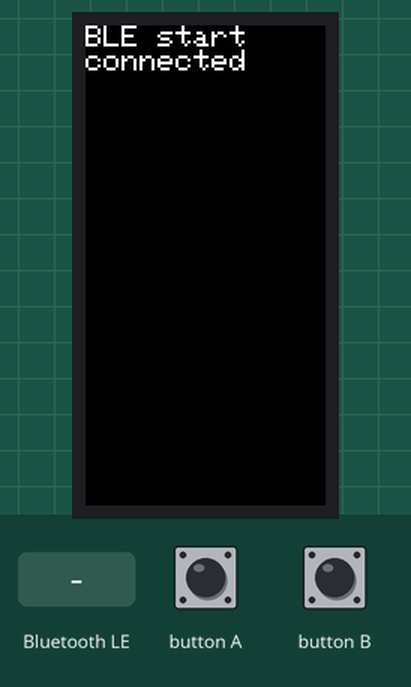
This sketch was run on a simulated ESP32. Shown: 80×160 colour display. The inputs (shaded band) are chosen by the test bench. Nothing arrives over Bluetooth unless stated; a phone connects over Bluetooth LE 3 s after start.

Above: at 3.7 s.
3.8 s: button A pressed for 0.15 s
At 4.7 s:
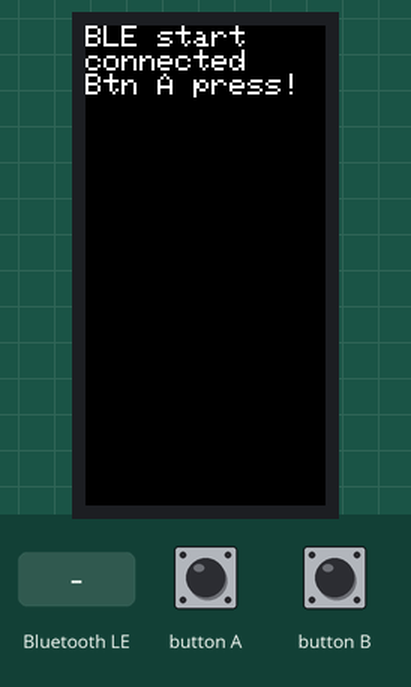
5.4 s: button B pressed for 0.15 s
At 5.9 s:
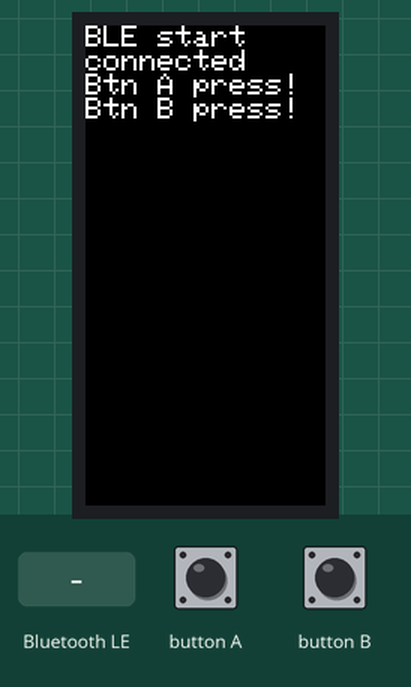
7.0 s: Bluetooth LE write "1" received
At 8.2 s:
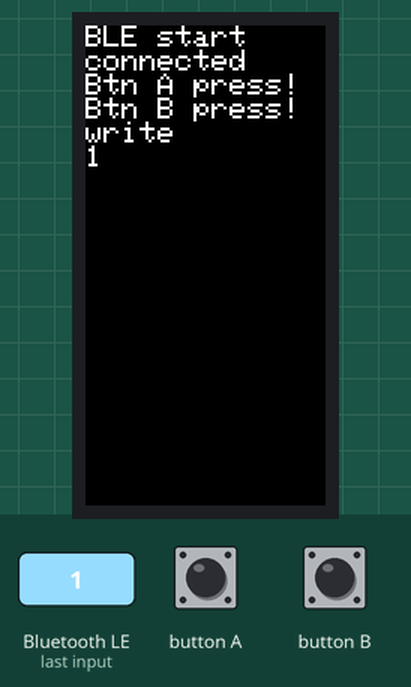
8.5 s: button A pressed for 1 s
At 9.4 s:
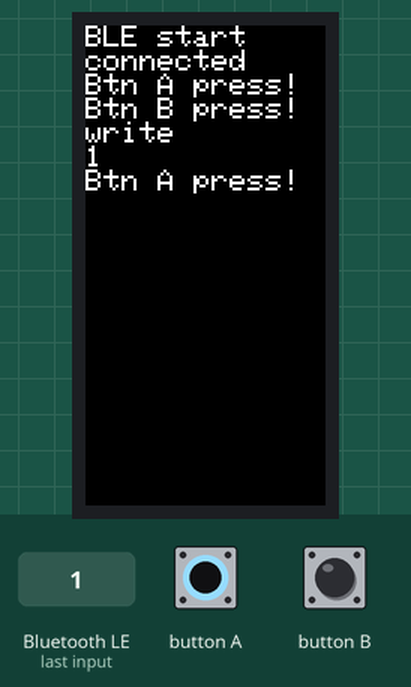
11.0 s: button B pressed for 1 s
At 11.4 s:
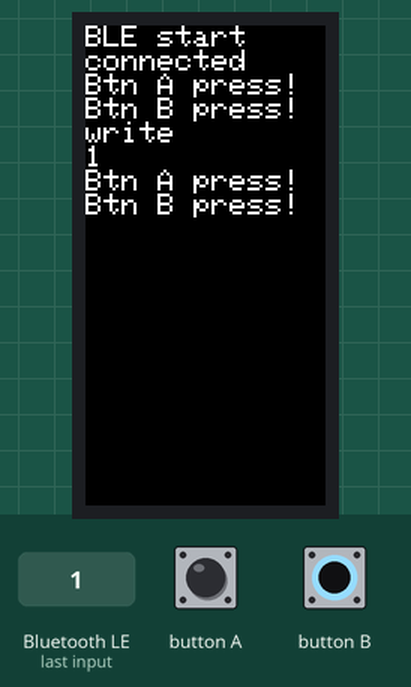
13.5 s: Bluetooth LE write "0" received
At 14.4 s:
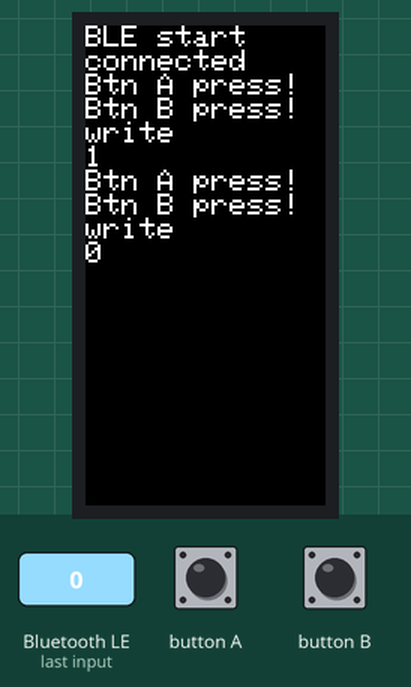
Timing chart, 0 to 16.0 s (numbered marks = the images above; inputs shaded):
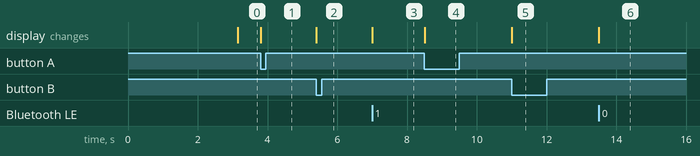

The sketch:

BLEconnect.ino
```cpp
#include <M5StickC.h>
#include <BLEDevice.h>
#include <BLEUtils.h>
#include <BLEServer.h>
#include <BLE2902.h>

#define SERVICE_UUID        "454f62bd-2b3e-43de-8cd5-e64f5bc15092"
#define CHARACTERISTIC_UUID "593744ae-3348-44f6-b00f-853e2b3b2b60"


BLEServer* pServer = NULL;
BLECharacteristic* pCharacteristic = NULL;
bool deviceConnected = false;


class MyServerCallbacks: public BLEServerCallbacks {
    void onConnect(BLEServer* pServer) {
      M5.Lcd.println("connected");
      deviceConnected = true;
    };

    void onDisconnect(BLEServer* pServer) {
      M5.Lcd.println("disconnected");
      deviceConnected = false;
    }
};


class MyCallbacks: public BLECharacteristicCallbacks {
  void onRead(BLECharacteristic *pCharacteristic) {
    M5.Lcd.println("read");
    pCharacteristic->setValue("Hello World!");
    std::string value = pCharacteristic->getValue();
    M5.Lcd.println(value.c_str());
  }

  void onWrite(BLECharacteristic *pCharacteristic) {
    M5.Lcd.println("write");
    std::string value = pCharacteristic->getValue();
    M5.Lcd.println(value.c_str());
  }
};


void setup() {
  Serial.begin(115200);
  M5.begin();
  M5.Lcd.println("BLE start");


  BLEDevice::init("M5StickC");
  BLEServer *pServer = BLEDevice::createServer();
  pServer->setCallbacks(new MyServerCallbacks());
  BLEService *pService = pServer->createService(SERVICE_UUID);


  pCharacteristic = pService->createCharacteristic(
                                         CHARACTERISTIC_UUID,
                                         BLECharacteristic::PROPERTY_READ |
                                         BLECharacteristic::PROPERTY_WRITE |
                                         BLECharacteristic::PROPERTY_NOTIFY |
                                         BLECharacteristic::PROPERTY_INDICATE
                                       );

  pCharacteristic->setCallbacks(new MyCallbacks());
  pCharacteristic->addDescriptor(new BLE2902());


  pService->start();
  BLEAdvertising *pAdvertising = pServer->getAdvertising();
  pAdvertising->start();
}


void loop() {

  if (deviceConnected) {
    if(M5.BtnA.wasPressed()) {
      M5.Lcd.println("Btn A press!");
      pCharacteristic->setValue("Btn A press!");
      pCharacteristic->notify();
    }else if(M5.BtnB.wasPressed()) {
      M5.Lcd.println("Btn B press!");
      pCharacteristic->setValue("Btn B press!");
      pCharacteristic->notify();
    }
  }
  M5.update();
}
```

Measured:
- after the input at 3.8 s, the display: changes at once (image 1)
- after the input at 5.4 s, the display: changes at once (image 2)
- after the input at 7.0 s, the display: changes at once (image 3)
- after the input at 8.5 s, the display: changes at once (image 4)
- after the input at 11.0 s, the display: changes at once (image 5)
- after the input at 13.5 s, the display: changes at once (image 6)
